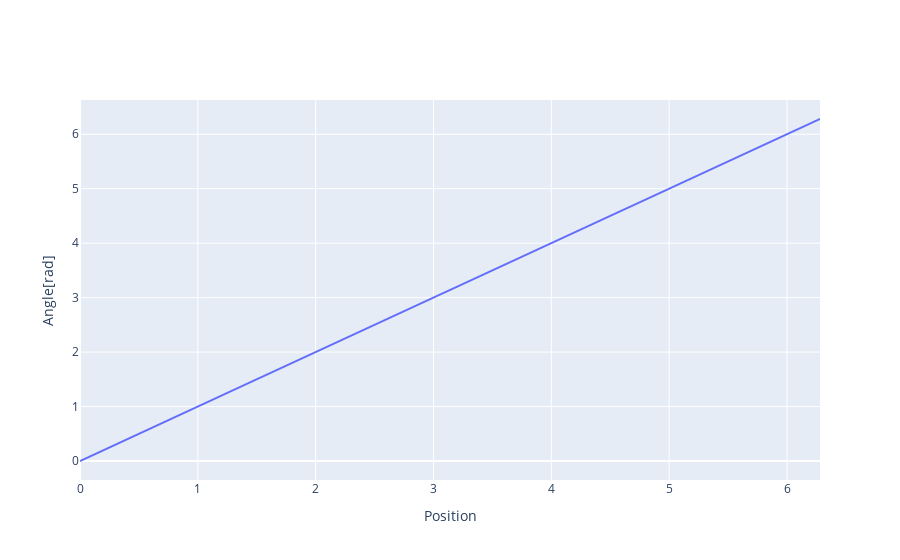

This figure's notebook cell:
### Code cell
fig = go.Figure()

# 正規化
angle = np.array([2*np.pi + i if i < 0 else i for i in master_atan2 - nonius_atan2])

fig.add_trace(go.Scatter(
    x=t,
    y=angle,
    name="Angle",
))

fig.update_layout(
    xaxis={"title":"Position"},
    yaxis={"title":"Angle[rad]"},
)

fig.show()

### Figure 1 — Plotly figure (JSON) as saved in the notebook; plotly's stock layout.template omitted (floating-point values rounded to 4 significant figures; data arrays with more than 128 entries replaced by an {"elided": "..."} marker saying what was removed)
{"data": [{"name": "Angle", "type": "scatter", "x": {"elided": "629 float values"}, "y": {"elided": "629 float values"}}], "layout": {"autosize": true, "xaxis": {"autorange": true, "range": [0, 6.28], "title": {"text": "Position"}, "type": "linear"}, "yaxis": {"autorange": true, "range": [-0.3489, 6.629], "title": {"text": "Angle[rad]"}, "type": "linear"}}}
